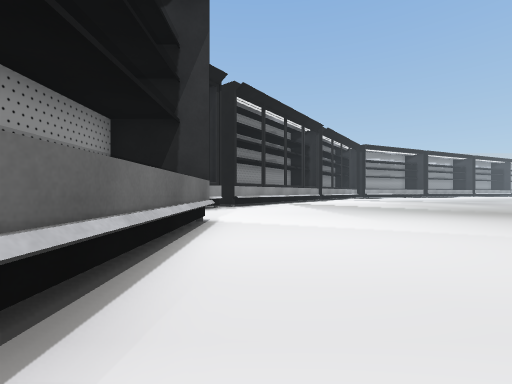
[1] (above)

16 first-person views from a walk through a 3-D level made in the Unity game engine. The camera is 0.59 m above the floor, looks level and sees 90° across. The floor is counted in squares, 1 m on a side. Each view is taken from the middle of a square. On the plan, view 1 faces up. The plan holds only what a view shows up to about 9 squares ahead; the rest is blank. The place goes on beyond the plan. The player is left out. Door leaves are left out, so doorways stand open.

[2]
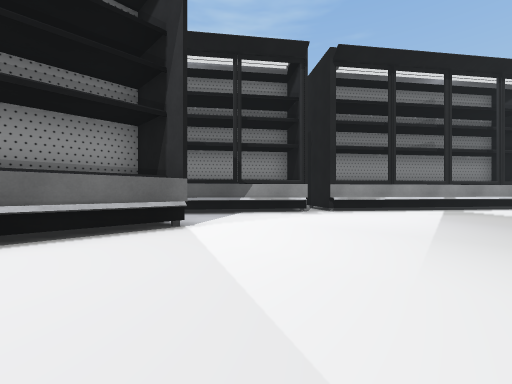

[3]
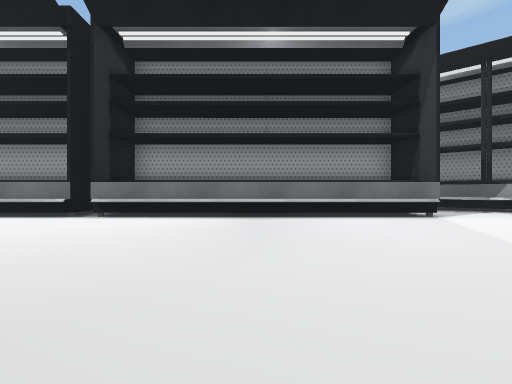

[4]
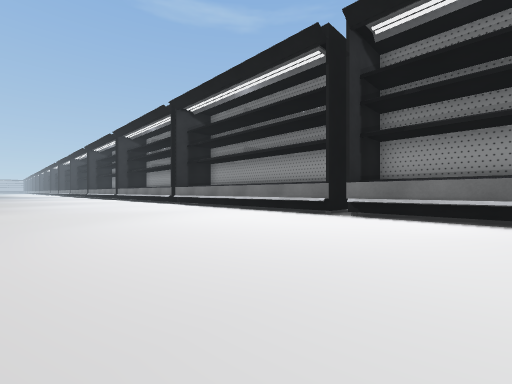

[5]
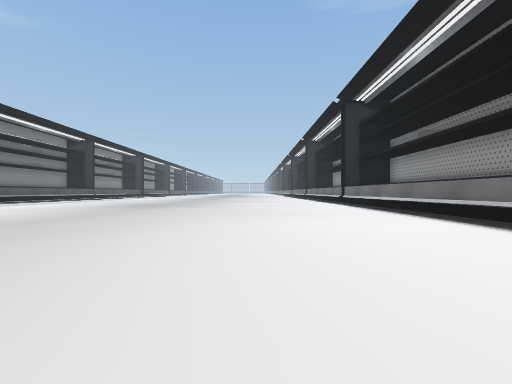

[6]
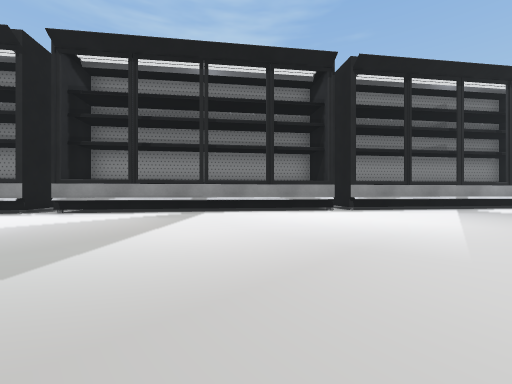

[7]
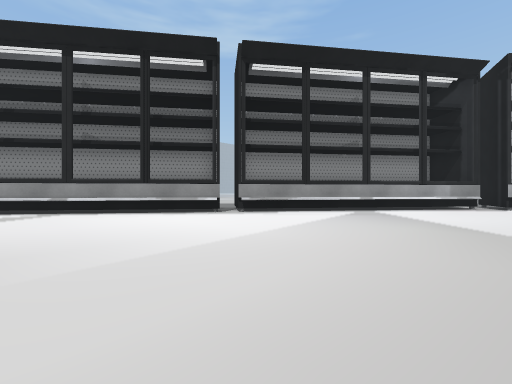

[8]
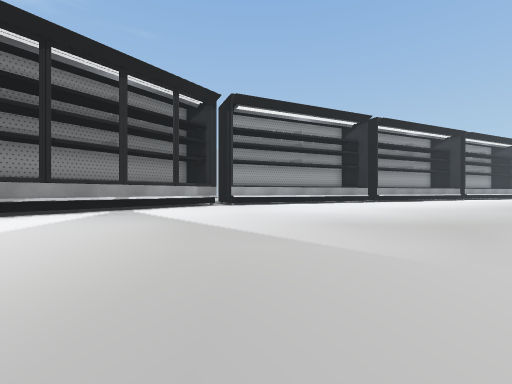

[9]
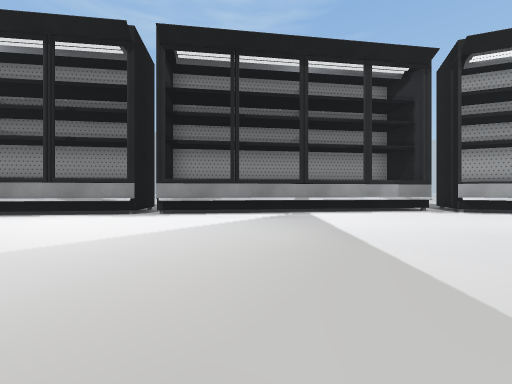

[10]
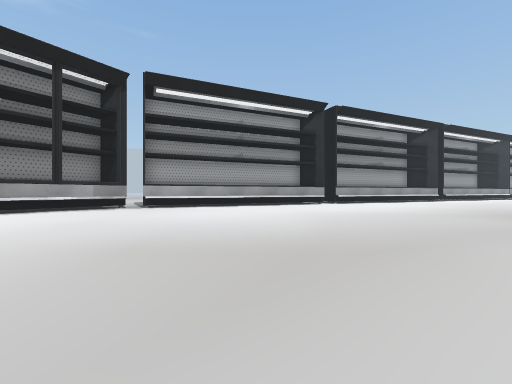

[11]
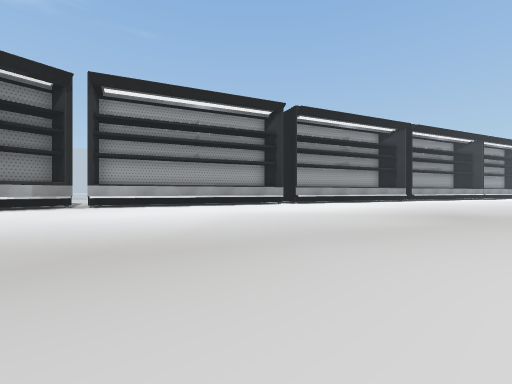

[12]
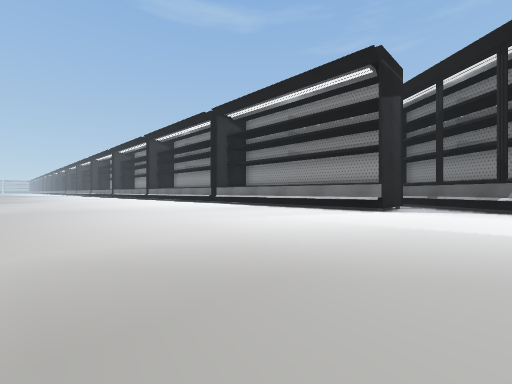

[13]
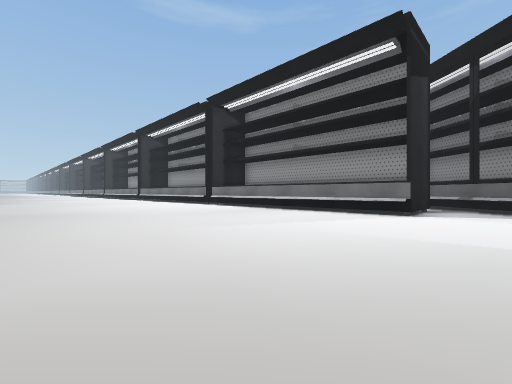

[14]
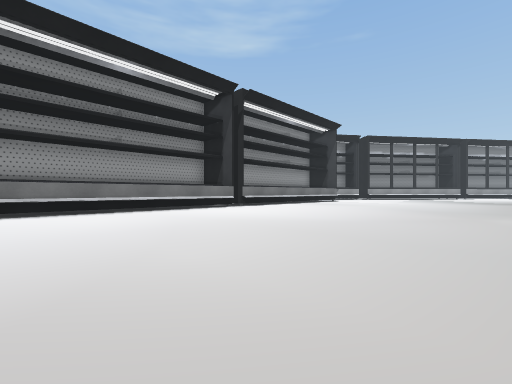

[15]
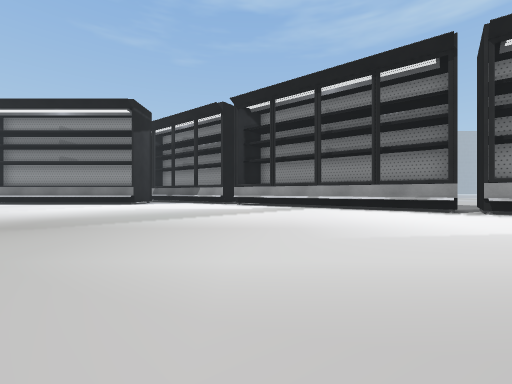

[16]
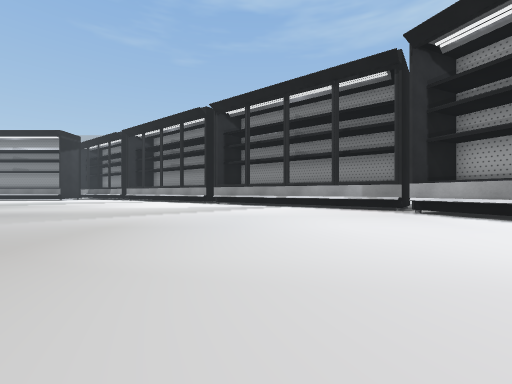

### Floor plan
Key: @ floor where view 1 was taken; # wall or solid block; . floor; D open door; ^ raised ledge; O other object.
Columns run from 6 left of view 1 to 24 right of it. Each row starts with its distance up from view 1.
 23              OOODD.............
 22             OOO................
 21            OOO................
 20           OOOO...............
 19           OOO...............
 18         .OOO...............
 17         OOO...............
 16        OOOO..............
 15        OOO..............
 14       OOO............ .
 13      OOO...........
 12     OOOO..........
 11     OOO...........
 10    OOO...........
  9   OOO...........
  8  OOOO..........
  7 OOOO..........
  6 OOO...........
  5  O.##D........
  4    #^D........
  3    #^D........
  2    #^D........
  1    #^D........
  0    #^D@.......
 -1    #^D........
 -2    #^D........
 -3    ##^........
 -4    #^D........
 -5    #^D.........
 -6    #^D..........
 -7    #^D...........
 -8    #^D............
 -9    #^D............
-10    #^D........

Where each view was taken, in squares from view 1:
view 1: 0 up, 0 right, facing up
view 2: 3 up, 3 right, facing up-left
view 3: 1 up, 5 right, facing left
view 4: 0 up, 5 right, facing down-left
view 5: 0 up, 3 right, facing down
view 6: 9 up, 8 right, facing up-left
view 7: 12 up, 10 right, facing up-left
view 8: 12 up, 11 right, facing up
view 9: 14 up, 11 right, facing up-left
view 10: 14 up, 14 right, facing up
view 11: 14 up, 16 right, facing up
view 12: 8 up, 7 right, facing down-left
view 13: 7 up, 6 right, facing down-left
view 14: 10 down, 7 right, facing up-left
view 15: 11 up, 11 right, facing left
view 16: 19 up, 17 right, facing left
